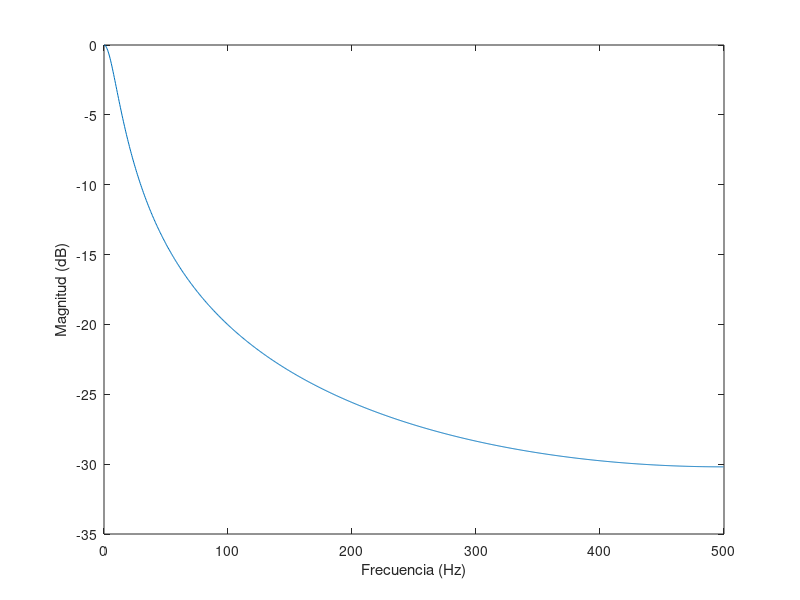

Recreate this plot in MATLAB. (Note: this script raises an error after producing the figure.)
		%Acc[0] = LPF_ACC_ALPHA * AccPrev[0] + (1.0f - LPF_ACC_ALPHA) * Acc[0];
alpha = 0.94
b = [1-alpha];
a = [1 -alpha];

[h,f] = freqz(b,a ,1024 , 1000);

plot(f, 20*log10(abs(h)))
xlabel('Frecuencia (Hz)')
ylabel('Magnitud (dB)')
%%
syms theta phi psi

Rx = [1         0                0    ;
      0         cos(phi)    -sin(phi) ;
      0         sin(phi)     cos(phi) ];
  
Ry = [cos(theta)    0       sin(theta);
      0             1           0     ;
     -sin(theta)    0       cos(theta)];
  
Rz = [cos(psi)   -sin(psi)      0     ;
      sin(psi)    cos(psi)      0     ;
        0           0           1    ];
 
R = (Rz*Ry*Rx)



%%

function  angles = ImuImplementation(freqInput,AccMatrix,GyroMatrix)
%#codegen
FUSE = imufilter('SampleRate',freqInput, 'OrientationFormat','Rotation matrix');
rotm = FUSE(AccMatrix,GyroMatrix);
angles = rotm2eul(rotm)*180/pi;
end
